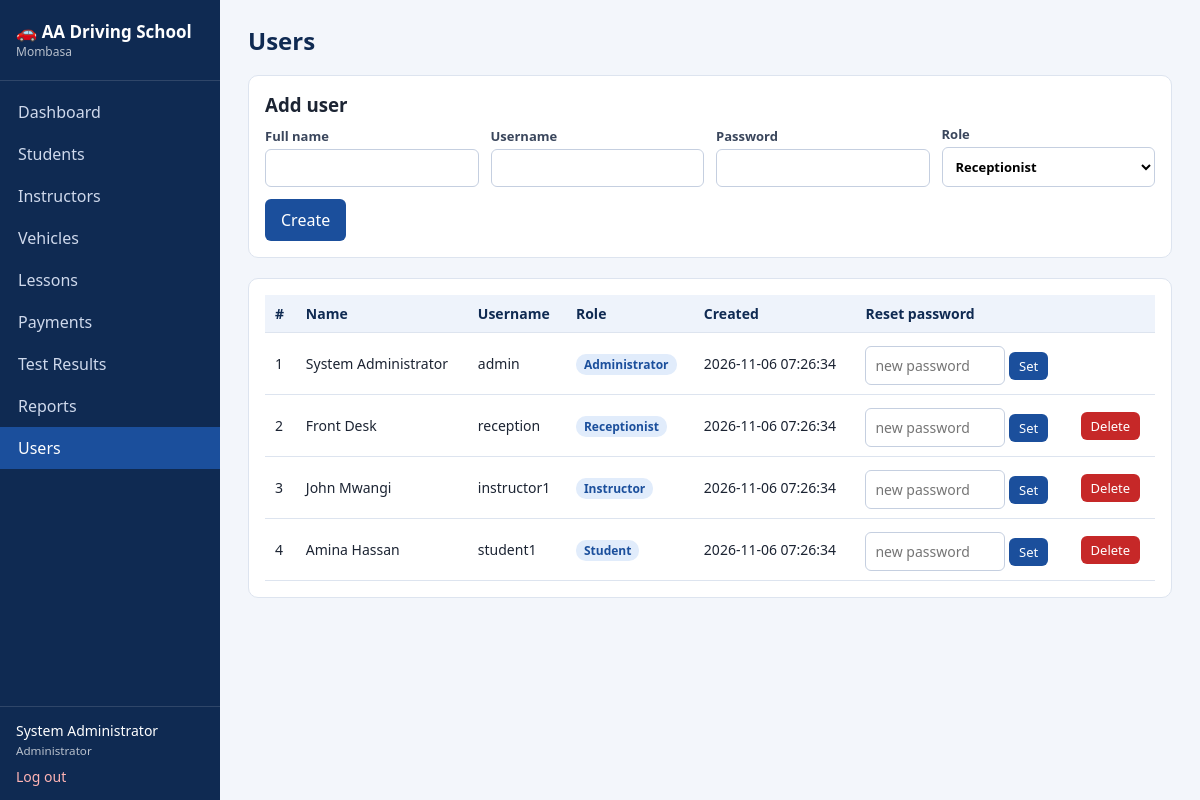
/users.php (signed in), run on the app's committed database.
### tables this page shows
CREATE TABLE users (
  user_id INT AUTO_INCREMENT PRIMARY KEY,
  username VARCHAR(50) NOT NULL UNIQUE,
  password VARCHAR(255) NOT NULL,
  full_name VARCHAR(100) NOT NULL,
  role ENUM('Administrator','Receptionist','Instructor','Student') NOT NULL,
  created_at TIMESTAMP DEFAULT CURRENT_TIMESTAMP
);

### config.php (called while the page is built, shortened)
<?php
function e($s) { return htmlspecialchars((string)$s, ENT_QUOTES, 'UTF-8'); }
function user() { return $_SESSION['user'] ?? null; }

### users.php (the view, shortened to what this page needs)
<?php
require 'config.php';
$page_title = 'Users'; $active = 'users.php';
$rows = $pdo->query('SELECT * FROM users ORDER BY role, username')->fetchAll();
require 'includes/header.php';
?>
<div class="panel">
  <h3 style="margin-top:0">Add user</h3>
  <form method="post" class="grid"><?= csrf_field() ?><input type="hidden" name="action" value="add">
    <label>Full name <input name="full_name" required></label>
    <label>Username <input name="username" required autocomplete="off"></label>
    <label>Password <input type="password" name="password" required autocomplete="new-password"></label>
    <label>Role <select name="role"><option>Administrator</option><option selected>Receptionist</option><option>Instructor</option><option>Student</option></select></label>
    <div><button class="btn">Create</button></div>
  </form>
</div>
<div class="panel"><table><tr><th>#</th><th>Name</th><th>Username</th><th>Role</th><th>Created</th><th>Reset password</th><th></th></tr>
<?php foreach ($rows as $r): ?>
  <tr><td><?= $r['user_id'] ?></td><td><?= e($r['full_name']) ?></td><td><?= e($r['username']) ?></td><td><span class="badge b-info"><?= e($r['role']) ?></span></td><td><?= e($r['created_at']) ?></td>
  <td><form method="post" class="inline"><input type="password" name="password" placeholder="new password" style="width:140px;display:inline" autocomplete="new-password"> <button class="btn sm">Set</button></form></td>
  <td><?php if ($r['user_id'] != user()['user_id']): ?><form method="post" class="inline" onsubmit="return confirm('Delete this user?')"><button class="btn sm red">Delete</button></form><?php endif; ?></td></tr>
<?php endforeach; ?></table></div>
<?php require 'includes/footer.php'; ?>

### includes/header.php (shortened to what this page needs)
<?php
$role = user()['role'];
$menu = [
    'dashboard.php'   => ['Dashboard',   ['Administrator','Receptionist','Instructor','Student']],
    'students.php'    => ['Students',    ['Administrator','Receptionist']],
    'instructors.php' => ['Instructors', ['Administrator','Receptionist']],
    'vehicles.php'    => ['Vehicles',    ['Administrator','Receptionist']],
    'lessons.php'     => ['Lessons',     ['Administrator','Receptionist','Instructor','Student']],
    'payments.php'    => ['Payments',    ['Administrator','Receptionist','Student']],
    'results.php'     => ['Test Results',['Administrator','Instructor','Student']],
    'reports.php'     => ['Reports',     ['Administrator','Receptionist']],
    'users.php'       => ['Users',       ['Administrator']],
];
?>
<!DOCTYPE html>
<html lang="en">
<head>
<link rel="stylesheet" href="assets/style.css">
</head>
<body>
<aside class="sidebar">
  <div class="brand">🚗 <?= APP_NAME ?><small>Mombasa</small></div>
  <nav>
    <?php foreach ($menu as $file => [$label, $roles]): if (!in_array($role, $roles, true)) continue; ?>
      <a href="<?= $file ?>" class="<?= ($active ?? '') === $file ? 'on' : '' ?>"><?= $label ?></a>
    <?php endforeach; ?>
  </nav>
  <div class="who"><?= e(user()['full_name']) ?><br><small><?= e($role) ?></small>
    <a href="logout.php" class="logout">Log out</a></div>
</aside>
<main class="content">
<h1><?= e($page_title ?? '') ?></h1>

### assets/style.css (style rules this page uses)
:root { --primary:#1b4f9c;--dark:#0f2a52;--bg:#f3f6fb;--line:#dde4ef;--ok:#1e8e3e;--err:#c62828;--warn:#e69500 }
* { box-sizing:border-box }
body { margin:0;font-family:Segoe UI,Arial,sans-serif;background:var(--bg);color:#1c2433;display:flex;min-height:100vh }
.sidebar { width:220px;background:var(--dark);color:#fff;display:flex;flex-direction:column;position:sticky;top:0;height:100vh }
.brand { padding:20px 16px;font-weight:700;font-size:17px;border-bottom:1px solid #ffffff22 }
.brand small { display:block;font-weight:400;opacity:.7;font-size:12px }
.sidebar nav { flex:1;padding:10px 0;overflow:auto }
.sidebar nav a { display:block;color:#cfd9ec;text-decoration:none;padding:10px 18px }
.sidebar nav a:hover,.sidebar nav a.on { background:var(--primary);color:#fff }
.who { padding:14px 16px;border-top:1px solid #ffffff22;font-size:14px }
.who small { opacity:.7 }
.logout { display:block;margin-top:8px;color:#ffb4b4;text-decoration:none }
.content { flex:1;padding:24px 28px;max-width:1200px;min-width:0 }
h1 { margin:0 0 18px;font-size:24px;color:var(--dark) }
h3 { margin:22px 0 8px }
.panel { background:#fff;border:1px solid var(--line);border-radius:10px;padding:16px;margin-bottom:20px;overflow-x:auto }
table { width:100%;border-collapse:collapse;font-size:14px }
th,td { text-align:left;padding:9px 10px;border-bottom:1px solid var(--line);vertical-align:middle }
th { background:#eef3fb;color:var(--dark);white-space:nowrap }
form.grid { display:grid;grid-template-columns:repeat(auto-fit,minmax(210px,1fr));gap:12px;align-items:end }
label { display:block;font-size:13px;font-weight:600;color:#3a465c }
input,select,textarea { width:100%;padding:9px;margin-top:4px;border:1px solid #c5cfe0;border-radius:6px;font:inherit;background:#fff }
.btn { background:var(--primary);color:#fff;border:0;padding:10px 16px;border-radius:6px;cursor:pointer;font:inherit;text-decoration:none;display:inline-block }
.btn.sm { padding:5px 10px;font-size:13px }
.btn.red { background:var(--err) }
.inline { display:inline }
.badge { padding:2px 8px;border-radius:10px;font-size:12px;font-weight:600 }
.b-info { background:#e1ecfb;color:#1b4f9c }

### data on the page
users: full_name "System Administrator", role "Administrator", user_id "1", username "admin", created_at "2026-11-06 07:26:34"
users: user_id "2", full_name "Front Desk", username "reception", role "Receptionist", created_at "2026-11-06 07:26:34"
users: user_id "3", full_name "John Mwangi", username "instructor1", role "Instructor", created_at "2026-11-06 07:26:34"
users: user_id "4", full_name "Amina Hassan", username "student1", role "Student", created_at "2026-11-06 07:26:34"

### other printed values
APP_NAME "AA Driving School"
$label "Dashboard"
$label "Students"
$label "Instructors"
$label "Vehicles"
$label "Lessons"
$label "Payments"
$label "Test Results"
$label "Reports"
$label "Users"
$page_title "Users"
